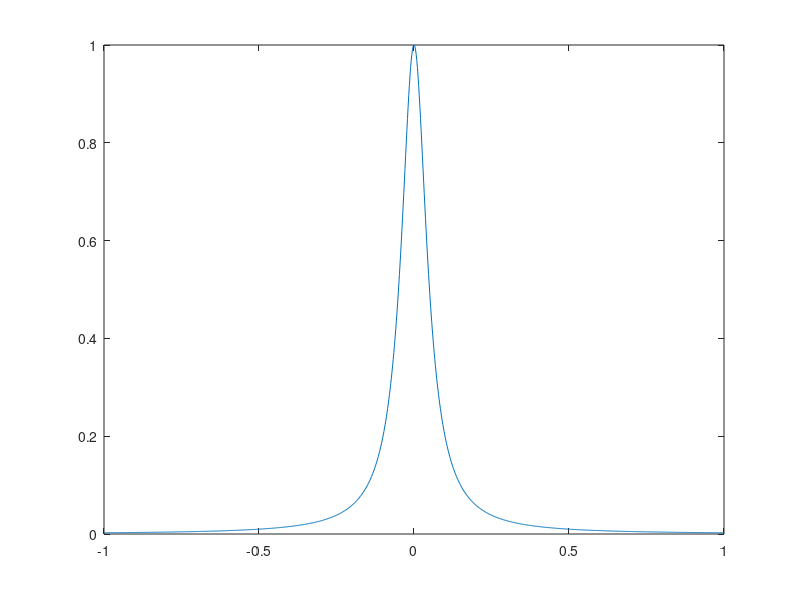

Recreate this plot in MATLAB. (Note: this script raises an error after producing the figure.)
close all
% 
% rule = 'Freud';
rule = 'Legendre';
N = 200;
n_qpSub = 5;
I_gauss = zeros(N,1);
N_arr = 1:N;
epsilon = 1/20; % 1/5 is the original Runge function
f = @(x) 1./(1+x.^2/epsilon.^2);
x = linspace(-1,1,1000);
plot(x,f(x))

for n = N_arr
    [Q1D,W1D] = getQuadFromFile(n);

    I_gauss(n) = sum(f(Q1D).*W1D);
end
[Q1D,W1D] = getQuadFromFile(n_qpSub);
n_div_arr = 1:round(N_arr(end)/n_qpSub);
I_gauss2 = zeros(numel(n_div_arr),1);
N_arr2 = zeros(numel(n_div_arr),1);
for n_div = n_div_arr
    Xi_e_arr  = linspace(-1,1,n_div+1);
    xi = zeros(n_qpSub,n_div);
    counter = 1;
    for i_xi = 1:n_div
        Xi_e_sub = Xi_e_arr(i_xi:i_xi+1);
        xi(:,counter) = parent2ParametricSpace(Xi_e_sub, Q1D(:,1));
        counter = counter + 1;
    end
    xi = reshape(xi,n_div*n_qpSub,1);
    W2D_1 = repmat(W1D,n_div,1);
    J_2 = 1/n_div;
    I_gauss2(n_div) = sum(f(xi).*W2D_1*J_2);
    N_arr2(n_div) = n_div*n_qpSub;
end
I = 2*epsilon*atan(1/epsilon);
    
figure(2)
totError = abs(I_gauss - I)/abs(I);
totError2 = abs(I_gauss2 - I)/abs(I);
semilogy(N_arr,totError,N_arr2,totError2)
legend('Gauss','Sub Gauss')









